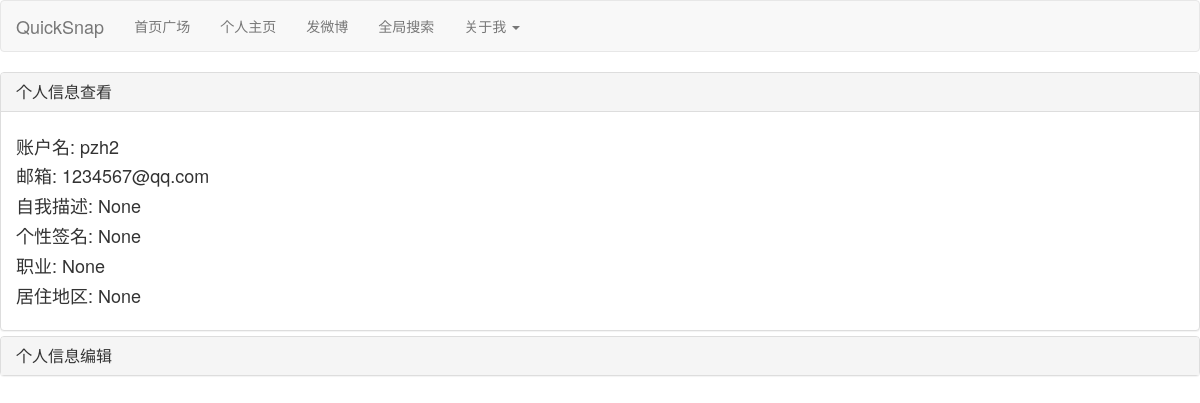
Page /management/pzh2 (signed in) on the committed database.
### app/models.py (models this page shows, shortened)
class User(UserMixin, db.Model):
    id = db.Column(db.Integer, primary_key = True)                               # 用户id，Integer类型，作为表User的主键，唯一确定一个特定的用户
    username = db.Column(db.String(64), index = True, unique = False)            # 用户昵称，String类型
    email = db.Column(db.String(120), index = True, unique = True)               # 用户邮箱，String类型
    password_hash = db.Column(db.String(128))                                    # 用户密码的哈希值，String类型
    description = db.Column(db.String(140))                                      # 该用户的自我介绍和描述，String类型
    sign = db.Column(db.String(20))                                              # 用户个性签名
    job = db.Column(db.String(20))                                               # 用户职业
    location = db.Column(db.String(100))                                         # 该用户的所在地址
    posts = db.relationship('Post', backref='author', lazy='dynamic')            # 该用户所发送的Post，这里使用的是SQLAlchemy的第二类db.relationship方法，该方法在表Post中增加一个属性author，该属性直接返回Post对象所属于的User对象，也即可以直接通过Post表的该属性访问发送这条Post的用户的对象User
    followed = db.relationship('User',                                           # 该用户的关注关系，followers为追随者
        secondary = followers,
        primaryjoin = (followers.c.follower_id == id),
        secondaryjoin = (followers.c.followed_id == id),
        backref = db.backref('followers', lazy = 'dynamic'),
        lazy = 'dynamic')

### app/views.py (the view, shortened to what this page needs)
@app.route('/management/<username>',methods=['GET','POST'])
@login_required
def management(username):
    user = User.query.filter(User.username==username).first()
    user_data={'username':user.username, 'email':user.email, 'description':user.description, 'sign':user.sign, 'job':user.job, 'location':user.location}
    form=ManageForm()
    return render_template('management.html', title='个人账户信息管理', user=user, form=form, isuser=current_user.is_authenticated)

### app/models.py (called while the page is built)
@login.user_loader   # login模块由__init__.py进行定义，见__init__.py的login = LoginManager()语句
def load_user(id):
    return User.query.get(int(id))

### app/views.py (called while the page is built)
@app.before_request
def before_request():
    g.user = current_user

### app/templates/management.html (shortened to what this page needs)
{% extends "base_navigation_bar.html" %}
{% import 'bootstrap/wtf.html' as wtf %}
{% block content %}
<div class="panel-group" id="accordion">
	<div class="panel panel-default">
		<div class="panel-heading">
			<h4 class="panel-title">
				<a data-toggle="collapse" data-parent="#accordion"
				   href="#collapseOne">
					个人信息查看
				</a>
			</h4>
		</div>
		<div id="collapseOne" class="panel-collapse collapse in">
			<div class="panel-body">
                <h4>账户名: {{user.username}} </h4>
                <h4>邮箱: {{user.email}}</h4>
                <h4>自我描述: {{user.description}}</h4>
                <h4>个性签名: {{user.sign}}</h4>
                <h4>职业: {{user.job}}</h4>
                <h4>居住地区: {{user.location}}</h4>
			</div>
		</div>
	</div>
	<div class="panel panel-default">
		<div class="panel-heading">
			<h4 class="panel-title">
				<a data-toggle="collapse" data-parent="#accordion"
				   href="#collapseTwo">
					个人信息编辑
				</a>
			</h4>
		</div>
	</div>
</div>
{% endblock %}

### rows in the picture
User: username "pzh2", email "1234567@qq.com", description "None", sign "None", job "None", location "None"
